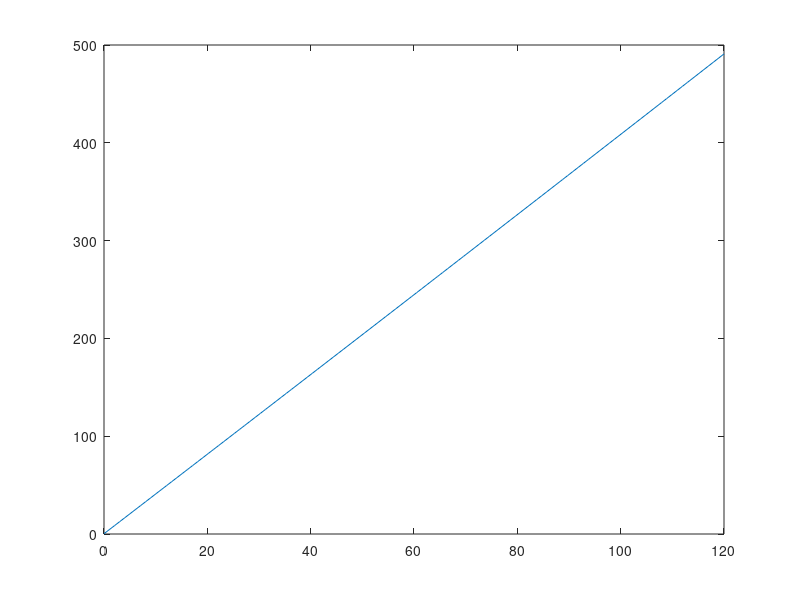

Write the MATLAB code that produced this figure.
clc
clear all
close all
Tsw = linspace(0, 120, 120);
xF = 0.02;
Hsw_plot = -0.033635409 + 4.207557011*Tsw - 6.200339e-4*Tsw.^2 + 4.459374e-6*Tsw.^3;
Hsw_2 = 1e-3*(- xF*(-2.348e4 + 3.152e5*xF + 2.308e6*xF^2 - 1.446e7*xF^3 + 7.826e3*Tsw - 4.417e1*Tsw.^2 + 2.139e-1*Tsw.^3 - 1.991e4*xF*Tsw + 2.778e4*xF^2*Tsw + 9.728e1*xF*Tsw.^2));
plot(Tsw, Hsw_plot + Hsw_2);